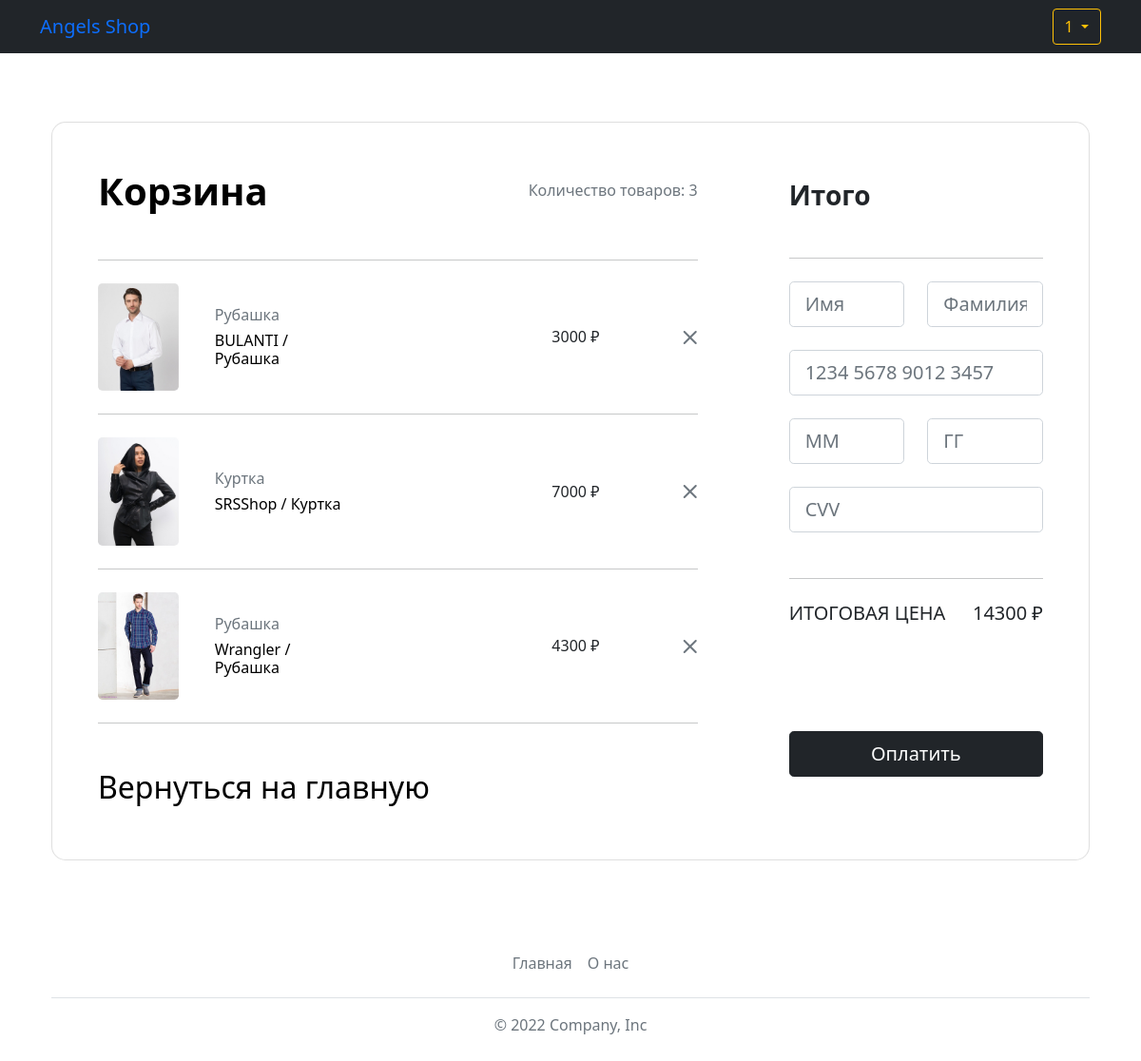
The page /basket (signed in) on the database its author committed.
### data/users.py (models this page shows, shortened)
class User(SqlAlchemyBase, UserMixin):
    __tablename__ = 'users'
    id = sqlalchemy.Column(sqlalchemy.Integer,
                           primary_key=True, autoincrement=True)
    name = sqlalchemy.Column(sqlalchemy.String, nullable=False)
    email = sqlalchemy.Column(sqlalchemy.String,
                              index=True, unique=True, nullable=False)
    hashed_password = sqlalchemy.Column(sqlalchemy.String, nullable=False)
    created_date = sqlalchemy.Column(sqlalchemy.DateTime,
                                     default=datetime.datetime.now)

### data/products.py (models this page shows)
class Products(SqlAlchemyBase):
    __tablename__ = 'products'
    id = sqlalchemy.Column(sqlalchemy.Integer,
                           primary_key=True, autoincrement=True)
    title = sqlalchemy.Column(sqlalchemy.String, nullable=False)
    price = sqlalchemy.Column(sqlalchemy.Integer, nullable=False)
    type = sqlalchemy.Column(sqlalchemy.String, nullable=False)
    image_path = sqlalchemy.Column(sqlalchemy.String, nullable=False)

### main.py (the view, shortened to what this page needs)
@app.route('/basket', methods=['post', 'get'])
@login_required
def basket():
    form = Payment()
    db_sess = db_session.create_session()
    data = db_sess.query(Orders).filter(Orders.id_client == current_user.id, Orders.status == "not paid").first()
    items = db_sess.query(OrdersItems).filter(OrdersItems.id_order == data.id).all()
    list_items = []
    total = 0
    for i in items:
        products = db_sess.query(Products).filter(Products.id == i.id_product).first()
        total += products.price
        list_items.append(
            [products.title, products.title.split()[-1], products.price, products.type, products.image_path,
             products.id])
    if len(list_items) == 0:
        return render_template('basket.html', title='Корзина', list_items=[], count=len(list_items),
                                   total=total, form=form)
    return render_template('basket.html', title='Корзина', list_items=list_items, count=len(list_items),
                               total=total, form=form)

### forms/payment.py
class Payment(FlaskForm):
    name = StringField('', validators=[DataRequired()])
    surname = StringField('', validators=[DataRequired()])
    number_card = StringField('', validators=[DataRequired()])
    month = StringField('', validators=[DataRequired()])
    year = StringField('', validators=[DataRequired()])
    cvv = StringField('', validators=[DataRequired()])
    submit = SubmitField('Оплатить')

### data/db_session.py (called while the page is built)
def create_session() -> Session:
    global __factory
    return __factory()

### main.py (called while the page is built)
@login_manager.user_loader
def load_user(user_id):
    db_sess = db_session.create_session()
    return db_sess.query(User).get(user_id)

### templates/basket.html (shortened to what this page needs)
{% extends "base_without_search.html" %}
{% block content %}
<section class="h-100 h-custom">
    <div class="container py-5 h-100">
        <div class="row d-flex justify-content-center align-items-center h-100">
            <div class="col-12">
                <div class="card card-registration card-registration-2" style="border-radius: 15px;">
                    <div class="card-body p-0">
                        <div class="row g-0">
                            {% if list_items == [] %}
                            <div class="col-lg-8">
                                <div class="p-5">
                                    <div class="d-flex justify-content-between align-items-center mb-4">
                                        <h1 class="fw-bold mb-0 text-black">В Корзине пока ничего нет</h1>
                                    </div>
                                    <a href="/" class="text-black" style="text-decoration: none"><h2
                                            class="pb-3 pt-4 border-top">Вернуться на главную</h2></a>
                                </div>
                            </div>
                            {% else %}
                            <div class="col-lg-8">
                                <div class="p-5">
                                    <div class="d-flex justify-content-between align-items-center mb-5">
                                        <h1 class="fw-bold mb-0 text-black">Корзина</h1>
                                        <h6 class="mb-0 text-muted">Количество товаров: {{ count }}</h6>
                                    </div>
                                    <hr class="my-4">
                                    {% for elem in list_items %}
                                    <div class="row mb-4 d-flex justify-content-between align-items-center">
                                        <div class="col-md-2 col-lg-2 col-xl-2">
                                            <img
                                                    src="../static/img/products/{{ elem[3] }}/{{ elem[4] }}"
                                                    class="img-fluid rounded-3" alt="">
                                        </div>
                                        <div class="col-md-3 col-lg-3 col-xl-3">
                                            <h6 class="text-muted">{{ elem[1] }}</h6>
                                            <h6 class="text-black mb-0">{{ elem[0] }}</h6>
                                        </div>
                                        <div class="col-md-3 col-lg-2 col-xl-2 offset-lg-1">
                                            <h6 class="mb-0">{{ elem[2] }} ₽</h6>
                                        </div>
                                        <div class="col-md-1 col-lg-1 col-xl-1 text-end">
                                            <a href="/delete_from_cart/{{ elem[5] }}" class="text-muted"><i
                                                    class="bi bi-x-lg"></i></a>
                                        </div>
                                    </div>
                                    <hr class="my-4">
                                    {% endfor %}
                                    <div class="pt-4">
                                        <a href="/" class="text-black" style="text-decoration: none"><h2>Вернуться на
                                            главную</h2></a>
                                    </div>
                                </div>
                            </div>
                            <div class="col-lg-4 bg-grey">
                                <div class="p-5">
                                    <h3 class="fw-bold mb-5 mt-2 pt-1">Итого</h3>
                                    <hr class="my-4">
                                    <form class="mt-4" action="" method="post">
                                        <div class="form-outline row form-white">
                                            <div class="col">
                                                {{ form.name(class="form-control form-control-lg", type=text,
                                                placeholder="Имя")
                                                }}<br>
                                            </div>
                                            <div class="col">
                                                {{ form.surname(class="form-control form-control-lg", type=text,
                                                placeholder="Фамилия")
                                                }}<br>
                                            </div>
                                        </div>
                                        <div class="form-outline form-white">
                                            {{ form.number_card(class="form-control form-control-lg", type=number,
                                            placeholder="1234 5678 9012 3457", minlength=16, maxlength=19) }}<br>
                                        </div>
                                        <div class="row">
                                            <div class="col">
                                                {{ form.month(class="form-control form-control-lg", type=number,
                                                minlength=2, maxlength=2, placeholder="ММ") }}<br>
                                            </div>
                                            <div class="col">
                                                {{ form.year(class="form-control form-control-lg", type=number,
                                                minlength=2, maxlength=2, placeholder="ГГ") }}<br>
                                            </div>
                                        </div>
                                        <div class="row-md-6">
                                            {{ form.cvv(class="form-control form-control-lg", type=number,
                                            size="3", placeholder="CVV", minlength=3, maxlength=3) }}<br>
                                        </div>
                                        <hr class="my-4">
                                        <div class="d-flex justify-content-between mb-5">
                                            <h5 class="text-uppercase">Итоговая цена</h5>
                                            <h5>{{ total }} ₽</h5>
                                        </div>
                                        {% if message != 0 %}
                                            <div class="d-flex justify-content-between mb-5">
                                            </div>
                                        {% endif %}
                                        <p>{{ form.submit(type="submit", class="btn btn-dark btn-block btn-lg", style="data-mdb-ripple-color:dark")}}</p>
                                    </form>
                                </div>
                            </div>
                            {% endif %}
                        </div>
                    </div>
                </div>
            </div>
        </div>
    </div>
</section>
{% endblock %}

### templates/base_without_search.html (shortened to what this page needs)
<!doctype html>
<html lang="en">
<head>
    <link rel="stylesheet"
          href="https://stackpath.bootstrapcdn.com/bootstrap/4.4.1/css/bootstrap.min.css"
>
    <link href="https://cdn.jsdelivr.net/npm/bootstrap@5.1.3/dist/css/bootstrap.min.css" rel="stylesheet">
    <link rel="stylesheet" href="https://cdn.jsdelivr.net/npm/bootstrap-icons@1.5.0/font/bootstrap-icons.css">
</head>
<body>
<header>
    <nav class="navbar navbar-expand-md navbar-dark bg-dark mb-4">
        <div class="container">
            <a class="navbar-brand" style="color:rgb(13,110,253);" href="/">Angels Shop</a>
            {% if current_user.is_authenticated %}
            <div class="btn-group">
                <button type="button" class="btn btn-outline-warning dropdown-toggle" data-bs-toggle="dropdown"
                        aria-expanded="false">
                    {{ current_user.name }}
                </button>
            </div>
            {% else %}
            <form class="d-flex">
                <a class="btn btn-outline-primary mr-2" href="/register">Зарегистрироваться</a>
                <a class="btn btn-outline-warning" href="/login">Войти</a>
            </form>
            {% endif %}
        </div>
    </nav>
</header>
<main role="main" class="container">
    {% block content %}{% endblock %}
    <div class="container">
        <footer class="py-3 my-4">
            <ul class="nav justify-content-center border-bottom pb-3 mb-3">
                <li class="nav-item"><a href="/" class="nav-link px-2 text-muted">Главная</a></li>
                <li class="nav-item"><a href="/about" class="nav-link px-2 text-muted">О нас</a></li>
            </ul>
            <p class="text-center text-muted">&copy; 2022 Company, Inc</p>
        </footer>
    </div>
</main>
</body>
</html>

### rows shown on the page
User: name "1"
Products: image_path (picture), title "Рубашка", title "BULANTI / Рубашка", price "3000"
Products: type+image_path (picture), title "Куртка", title "SRSShop / Куртка", price "7000"
Products: image_path (picture), title "Рубашка", title "Wrangler / Рубашка", price "4300"

### other values the page prints
{{ count }} "3"
{{ total }} "14300"
